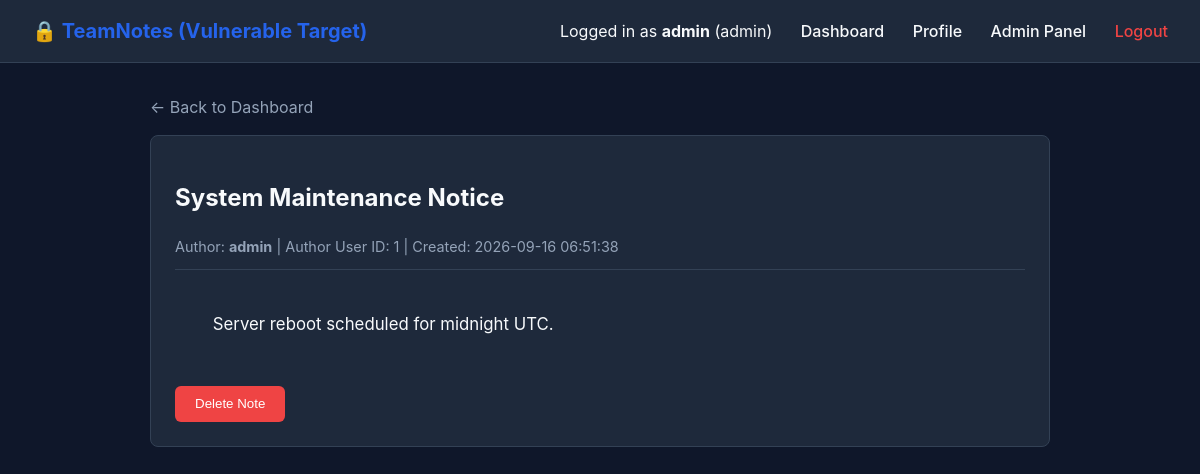
/note/1 (signed in), run on the app's committed database.
### tables this page shows
CREATE TABLE notes (
            id INTEGER PRIMARY KEY AUTOINCREMENT,
            user_id INTEGER NOT NULL,
            title TEXT NOT NULL,
            content TEXT NOT NULL,
            attachment TEXT DEFAULT '',
            created_at TIMESTAMP DEFAULT CURRENT_TIMESTAMP,
            FOREIGN KEY (user_id) REFERENCES users (id)
        );

CREATE TABLE users (
            id INTEGER PRIMARY KEY AUTOINCREMENT,
            username TEXT UNIQUE NOT NULL,
            password TEXT NOT NULL,
            role TEXT NOT NULL DEFAULT 'user',
            bio TEXT DEFAULT ''
        );

### app_vulnerable/app.py (the view)
@app.route('/note/<int:note_id>')
def view_note(note_id):
    if 'user' not in session:
        return redirect(url_for('login'))
    note = database.get_note_by_id(note_id)
    if not note:
        flash("Note not found!", "error")
        return redirect(url_for('dashboard'))
    return render_template('note.html', user=session['user'], note=note)

### app_vulnerable/app.py (called while the page is built)
@app.before_request
def load_custom_session():
    custom_session_cookie = request.cookies.get('user_session_state')
    if custom_session_cookie:
        try:
            raw_bytes = base64.b64decode(custom_session_cookie)
            session['custom_state'] = pickle.loads(raw_bytes)
        except Exception:
            pass

### app_vulnerable/database.py (called while the page is built)
def get_db_connection():
    conn = sqlite3.connect(DB_FILE)
    conn.row_factory = sqlite3.Row
    return conn

def get_note_by_id(note_id):
    conn = get_db_connection()
    cursor = conn.cursor()
    cursor.execute("SELECT notes.*, users.username FROM notes JOIN users ON notes.user_id = users.id WHERE notes.id = ?", (note_id,))
    note = cursor.fetchone()
    conn.close()
    return note

### app_vulnerable/templates/note.html (shortened to what this page needs)
{% extends 'base.html' %}
{% block content %}
<div style="margin-bottom: 1rem;">
    <a href="{{ url_for('dashboard') }}" style="color: var(--text-muted); text-decoration: none;">&larr; Back to Dashboard</a>
</div>
<div class="card">
    <h2>{{ note.title }}</h2>
    <div style="color: var(--text-muted); font-size: 0.9rem; border-bottom: 1px solid var(--border-color); padding-bottom: 0.75rem; margin-bottom: 1rem;">
        Author: <strong>{{ note.username }}</strong> | Author User ID: {{ note.user_id }} | Created: {{ note.created_at }}
    </div>
    <div style="white-space: pre-wrap; margin-bottom: 1.5rem; font-size: 1.05rem;">
        {{ note.content }}
    </div>
    <div style="display: flex; gap: 10px;">
        <form method="POST" action="{{ url_for('delete_note', note_id=note.id) }}">
            <button type="submit" class="btn btn-danger" onclick="return confirm('Are you sure you want to delete this note?')">
                Delete Note
            </button>
        </form>
    </div>
</div>
{% endblock %}

### app_vulnerable/templates/base.html (style rules this page uses)
:root { --primary: #2563eb; --primary-hover: #1d4ed8; --bg-dark: #0f172a; --card-bg: #1e293b; --text-main: #f8fafc; --text-muted: #94a3b8; --border-color: #334155; --danger: #ef4444; --success: #22c55e; }
body { font-family: -apple-system, BlinkMacSystemFont, "Segoe UI", Roboto, sans-serif; background-color: var(--bg-dark); color: var(--text-main); margin: 0; padding: 0; line-height: 1.5; }
.card { background-color: var(--card-bg); border: 1px solid var(--border-color); border-radius: 8px; padding: 1.5rem; margin-bottom: 1.5rem; }
button, .btn { background-color: var(--primary); color: white; padding: 0.65rem 1.25rem; border: none; border-radius: 6px; cursor: pointer; font-weight: 500; text-decoration: none; display: inline-block; }
.btn-danger { background-color: var(--danger); }

### data on the page
notes: title "System Maintenance Notice", user_id "1", created_at "2026-09-16 06:51:38", content "Server reboot scheduled for midnight UTC."
users: username "admin"

### other printed values
{{ user.username }} "admin"
{{ user.role }} "admin"
